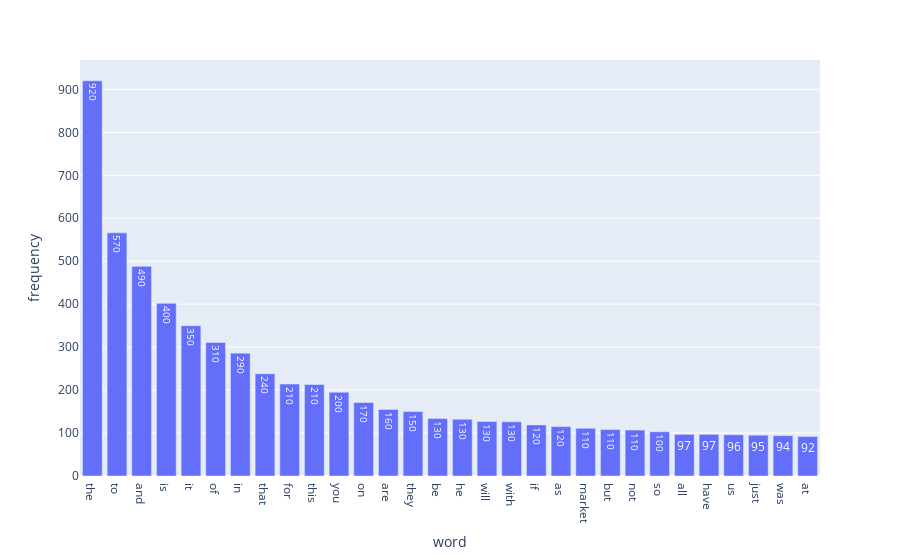

The notebook cell this image was saved under:
### Markdown cell above
### **>>> Exercise 13:**

### Code cell
# 找出所有文本單字出現頻率最高的 30 個單字

# 把單字和頻率打包成 dataframe
term_df = pd.DataFrame({
    'word': count_vect.get_feature_names_out()[:],
    'frequency': term_frequencies[:]
})

# 按照頻率降序排序，並取出前 30 個
sort_df = term_df.sort_values(by='frequency', ascending=False).head(30)

# 用 plotly.express 
fig = px.bar(sort_df, y='frequency', x='word', text_auto='.2s')
fig.show()

### Figure 1 — Plotly figure (JSON) as saved in the notebook; plotly's stock layout.template omitted (floating-point values rounded to 4 significant figures)
{"data": [{"hovertemplate": "word=%{x}<br>frequency=%{y}<extra></extra>", "legendgroup": "", "marker": {"color": "#636efa", "pattern": {"shape": ""}}, "name": "", "orientation": "v", "showlegend": false, "textposition": "auto", "texttemplate": "%{y:.2s}", "type": "bar", "x": ["the", "to", "and", "is", "it", "of", "in", "that", "for", "this", "you", "on", "are", "they", "be", "he", "will", "with", "if", "as", "market", "but", "not", "so", "all", "have", "us", "just", "was", "at"], "xaxis": "x", "y": [920, 566, 488, 402, 350, 311, 286, 238, 214, 213, 195, 171, 155, 150, 134, 132, 127, 126, 119, 115, 111, 108, 107, 103, 97, 97, 96, 95, 94, 92], "yaxis": "y"}], "layout": {"barmode": "relative", "legend": {"tracegroupgap": 0}, "margin": {"t": 60}, "xaxis": {"anchor": "y", "domain": [0, 1], "title": {"text": "word"}}, "yaxis": {"anchor": "x", "domain": [0, 1], "title": {"text": "frequency"}}}}
